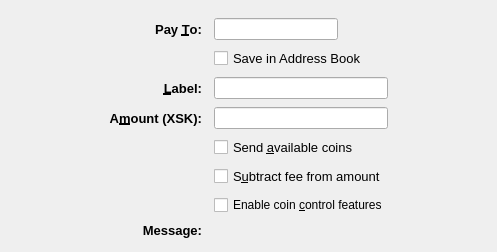
<?xml version="1.0" encoding="UTF-8"?>
<ui version="4.0">
 <class>SendCoinsEntry</class>
 <widget class="QStackedWidget" name="SendCoinsEntry">
  <property name="focusPolicy">
   <enum>Qt::TabFocus</enum>
  </property>
  <property name="autoFillBackground">
   <bool>false</bool>
  </property>
  <property name="currentIndex">
   <number>0</number>
  </property>
  <widget class="QFrame" name="SendCoins">
   <property name="frameShape">
    <enum>QFrame::NoFrame</enum>
   </property>
   <layout class="QGridLayout" name="gridLayout">
    <property name="topMargin">
     <number>8</number>
    </property>
    <property name="bottomMargin">
     <number>4</number>
    </property>
    <property name="horizontalSpacing">
     <number>12</number>
    </property>
    <property name="verticalSpacing">
     <number>8</number>
    </property>
    <item row="1" column="0">
     <spacer name="horizontalSpacer">
      <property name="orientation">
       <enum>Qt::Horizontal</enum>
      </property>
      <property name="sizeType">
       <enum>QSizePolicy::Maximum</enum>
      </property>
      <property name="sizeHint" stdset="0">
       <size>
        <width>100</width>
        <height>20</height>
       </size>
      </property>
     </spacer>
    </item>
    <item row="3" column="2">
     <widget class="QLineEdit" name="addAsLabel">
      <property name="toolTip">
       <string>Enter a label for this address to add it to the list of used addresses</string>
      </property>
     </widget>
    </item>
    <item row="0" column="2">
     <spacer name="verticalSpacer">
      <property name="orientation">
       <enum>Qt::Vertical</enum>
      </property>
      <property name="sizeHint" stdset="0">
       <size>
        <width>20</width>
        <height>10</height>
       </size>
      </property>
     </spacer>
    </item>
    <item row="1" column="3">
     <spacer name="horizontalSpacer_2">
      <property name="orientation">
       <enum>Qt::Horizontal</enum>
      </property>
      <property name="sizeType">
       <enum>QSizePolicy::Maximum</enum>
      </property>
      <property name="sizeHint" stdset="0">
       <size>
        <width>100</width>
        <height>20</height>
       </size>
      </property>
     </spacer>
    </item>
    <item row="12" column="2">
     <widget class="QLabel" name="messageTextLabel">
      <property name="toolTip">
       <string>A message that was attached to the stakework: URI which will be stored with the transaction for your reference. Note: This message will not be sent over the StakeWork network.</string>
      </property>
      <property name="textFormat">
       <enum>Qt::PlainText</enum>
      </property>
     </widget>
    </item>
    <item row="1" column="1">
     <widget class="QLabel" name="payToLabel">
      <property name="font">
       <font>
        <pointsize>10</pointsize>
        <weight>75</weight>
        <bold>true</bold>
       </font>
      </property>
      <property name="text">
       <string>Pay &amp;To:</string>
      </property>
      <property name="alignment">
       <set>Qt::AlignRight|Qt::AlignTrailing|Qt::AlignVCenter</set>
      </property>
      <property name="buddy">
       <cstring>payTo</cstring>
      </property>
     </widget>
    </item>
    <item row="12" column="1">
     <widget class="QLabel" name="messageLabel">
      <property name="font">
       <font>
        <pointsize>10</pointsize>
        <weight>75</weight>
        <bold>true</bold>
       </font>
      </property>
      <property name="text">
       <string>Message:</string>
      </property>
      <property name="alignment">
       <set>Qt::AlignRight|Qt::AlignTrailing|Qt::AlignVCenter</set>
      </property>
     </widget>
    </item>
    <item row="6" column="2">
     <layout class="QHBoxLayout" name="horizontalLayoutAmount" stretch="0">
      <item>
       <widget class="StakeWorkAmountField" name="payAmount">
       </widget>
      </item>
     </layout>
    </item>
    <item row="3" column="1">
     <widget class="QLabel" name="labellLabel">
      <property name="font">
       <font>
        <pointsize>10</pointsize>
        <weight>75</weight>
        <bold>true</bold>
       </font>
      </property>
      <property name="text">
       <string>&amp;Label:</string>
      </property>
      <property name="alignment">
       <set>Qt::AlignRight|Qt::AlignTrailing|Qt::AlignVCenter</set>
      </property>
      <property name="buddy">
       <cstring>addAsLabel</cstring>
      </property>
     </widget>
    </item>
    <item row="1" column="2">
     <layout class="QHBoxLayout" name="payToLayout">
      <property name="spacing">
       <number>0</number>
      </property>
      <item>
       <widget class="QValidatedLineEdit" name="payTo">
        <property name="toolTip">
         <string>The StakeWork address to send the payment to</string>
        </property>
       </widget>
      </item>
      <item>
       <widget class="QPushButton" name="addressBookButton">
        <property name="icon">
         <iconset resource="../stakework.qrc">
          <normaloff>:/icons/address-book</normaloff>:/icons/address-book</iconset>
        </property>
        <property name="flat">
         <bool>true</bool>
        </property>
        <property name="shortcut">
         <string>Alt+A</string>
        </property>
       </widget>
      </item>
      <item>
       <spacer name="horizontalSpacer_3">
        <property name="orientation">
         <enum>Qt::Horizontal</enum>
        </property>
        <property name="sizeType">
         <enum>QSizePolicy::Maximum</enum>
        </property>
        <property name="sizeHint" stdset="0">
         <size>
          <width>10</width>
          <height>20</height>
         </size>
        </property>
       </spacer>
      </item>
     </layout>
    </item>
    <item row="10" column="2">
     <spacer name="verticalSpacer_3">
      <property name="orientation">
       <enum>Qt::Vertical</enum>
      </property>
      <property name="sizeHint" stdset="0">
       <size>
        <width>20</width>
        <height>10</height>
       </size>
      </property>
     </spacer>
    </item>
    <item row="2" column="2">
     <widget class="QCheckBox" name="addressBookCheckBox">
      <property name="font">
       <font>
        <pointsize>10</pointsize>
       </font>
      </property>
      <property name="text">
       <string>Save in Address Book</string>
      </property>
      <property name="toolTip">
       <string>Save this address in the address book for later reference.</string>
      </property>
     </widget>
    </item>
    <item row="6" column="1">
     <widget class="QLabel" name="amountLabel">
      <property name="font">
       <font>
        <pointsize>10</pointsize>
        <weight>75</weight>
        <bold>true</bold>
       </font>
      </property>
      <property name="text">
       <string>A&amp;mount (XSK):</string>
      </property>
      <property name="alignment">
       <set>Qt::AlignRight|Qt::AlignTrailing|Qt::AlignVCenter</set>
      </property>
      <property name="buddy">
       <cstring>payAmount</cstring>
      </property>
      <property name="toolTip">
       <string>How much do you want to send?</string>
      </property>
     </widget>
    </item>
    <item row="13" column="2">
     <spacer name="verticalSpacer_2">
      <property name="orientation">
       <enum>Qt::Vertical</enum>
      </property>
      <property name="sizeHint" stdset="0">
       <size>
        <width>20</width>
        <height>10</height>
       </size>
      </property>
     </spacer>
    </item>
    <item row="7" column="2">
     <widget class="QCheckBox" name="checkboxUseFullAmount">
      <property name="font">
       <font>
        <pointsize>10</pointsize>
       </font>
      </property>
      <property name="toolTip">
       <string>Should we use all available balance to send?</string>
      </property>
      <property name="text">
       <string>Send &amp;available coins</string>
      </property>
     </widget>
    </item>
    <item row="8" column="2">
     <widget class="QCheckBox" name="checkboxSubtractFeeFromAmount">
      <property name="font">
       <font>
        <pointsize>10</pointsize>
       </font>
      </property>
      <property name="toolTip">
       <string>The fee will be deducted from the amount being sent. The recipient will receive less stakeworks than you enter in the amount field. If multiple recipients are selected, the fee is split equally.</string>
      </property>
      <property name="text">
       <string>S&amp;ubtract fee from amount</string>
      </property>
     </widget>
    </item>
    <item row="10" column="2">
     <widget class="QCheckBox" name="checkboxCoinControl">
      <property name="toolTip">
       <string>Whether to show coin control features or not.</string>
      </property>
      <property name="text">
       <string>Enable coin &amp;control features</string>
      </property>
     </widget>
    </item>
   </layout>
  </widget>
  <widget class="QFrame" name="SendCoins_UnauthenticatedPaymentRequest">
   <property name="visible">
    <bool>false</bool>
   </property>
   <property name="palette">
    <palette>
     <active>
      <colorrole role="WindowText">
       <brush brushstyle="SolidPattern">
        <color alpha="255">
         <red>0</red>
         <green>0</green>
         <blue>0</blue>
        </color>
       </brush>
      </colorrole>
      <colorrole role="Button">
       <brush brushstyle="SolidPattern">
        <color alpha="255">
         <red>239</red>
         <green>241</green>
         <blue>244</blue>
        </color>
       </brush>
      </colorrole>
      <colorrole role="Light">
       <brush brushstyle="SolidPattern">
        <color alpha="255">
         <red>255</red>
         <green>255</green>
         <blue>255</blue>
        </color>
       </brush>
      </colorrole>
      <colorrole role="Midlight">
       <brush brushstyle="SolidPattern">
        <color alpha="255">
         <red>255</red>
         <green>255</green>
         <blue>191</blue>
        </color>
       </brush>
      </colorrole>
      <colorrole role="Dark">
       <brush brushstyle="SolidPattern">
        <color alpha="255">
         <red>127</red>
         <green>127</green>
         <blue>63</blue>
        </color>
       </brush>
      </colorrole>
      <colorrole role="Mid">
       <brush brushstyle="SolidPattern">
        <color alpha="255">
         <red>170</red>
         <green>170</green>
         <blue>84</blue>
        </color>
       </brush>
      </colorrole>
      <colorrole role="Text">
       <brush brushstyle="SolidPattern">
        <color alpha="255">
         <red>0</red>
         <green>0</green>
         <blue>0</blue>
        </color>
       </brush>
      </colorrole>
      <colorrole role="BrightText">
       <brush brushstyle="SolidPattern">
        <color alpha="255">
         <red>255</red>
         <green>255</green>
         <blue>255</blue>
        </color>
       </brush>
      </colorrole>
      <colorrole role="ButtonText">
       <brush brushstyle="SolidPattern">
        <color alpha="255">
         <red>0</red>
         <green>0</green>
         <blue>0</blue>
        </color>
       </brush>
      </colorrole>
      <colorrole role="Base">
       <brush brushstyle="SolidPattern">
        <color alpha="255">
         <red>239</red>
         <green>241</green>
         <blue>244</blue>
        </color>
       </brush>
      </colorrole>
      <colorrole role="Window">
       <brush brushstyle="SolidPattern">
        <color alpha="255">
         <red>239</red>
         <green>241</green>
         <blue>244</blue>
        </color>
       </brush>
      </colorrole>
      <colorrole role="Shadow">
       <brush brushstyle="SolidPattern">
        <color alpha="255">
         <red>0</red>
         <green>0</green>
         <blue>0</blue>
        </color>
       </brush>
      </colorrole>
      <colorrole role="AlternateBase">
       <brush brushstyle="SolidPattern">
        <color alpha="255">
         <red>255</red>
         <green>255</green>
         <blue>191</blue>
        </color>
       </brush>
      </colorrole>
      <colorrole role="ToolTipBase">
       <brush brushstyle="SolidPattern">
        <color alpha="255">
         <red>255</red>
         <green>255</green>
         <blue>220</blue>
        </color>
       </brush>
      </colorrole>
      <colorrole role="ToolTipText">
       <brush brushstyle="SolidPattern">
        <color alpha="255">
         <red>0</red>
         <green>0</green>
         <blue>0</blue>
        </color>
       </brush>
      </colorrole>
     </active>
     <inactive>
      <colorrole role="WindowText">
       <brush brushstyle="SolidPattern">
        <color alpha="255">
         <red>0</red>
         <green>0</green>
         <blue>0</blue>
        </color>
       </brush>
      </colorrole>
      <colorrole role="Button">
       <brush brushstyle="SolidPattern">
        <color alpha="255">
         <red>239</red>
         <green>241</green>
         <blue>244</blue>
        </color>
       </brush>
      </colorrole>
      <colorrole role="Light">
       <brush brushstyle="SolidPattern">
        <color alpha="255">
         <red>255</red>
         <green>255</green>
         <blue>255</blue>
        </color>
       </brush>
      </colorrole>
      <colorrole role="Midlight">
       <brush brushstyle="SolidPattern">
        <color alpha="255">
         <red>255</red>
         <green>255</green>
         <blue>191</blue>
        </color>
       </brush>
      </colorrole>
      <colorrole role="Dark">
       <brush brushstyle="SolidPattern">
        <color alpha="255">
         <red>127</red>
         <green>127</green>
         <blue>63</blue>
        </color>
       </brush>
      </colorrole>
      <colorrole role="Mid">
       <brush brushstyle="SolidPattern">
        <color alpha="255">
         <red>170</red>
         <green>170</green>
         <blue>84</blue>
        </color>
       </brush>
      </colorrole>
      <colorrole role="Text">
       <brush brushstyle="SolidPattern">
        <color alpha="255">
         <red>0</red>
         <green>0</green>
         <blue>0</blue>
        </color>
       </brush>
      </colorrole>
      <colorrole role="BrightText">
       <brush brushstyle="SolidPattern">
        <color alpha="255">
         <red>255</red>
         <green>255</green>
         <blue>255</blue>
        </color>
       </brush>
      </colorrole>
      <colorrole role="ButtonText">
       <brush brushstyle="SolidPattern">
        <color alpha="255">
         <red>0</red>
         <green>0</green>
         <blue>0</blue>
        </color>
       </brush>
      </colorrole>
      <colorrole role="Base">
       <brush brushstyle="SolidPattern">
        <color alpha="255">
         <red>239</red>
         <green>241</green>
         <blue>244</blue>
        </color>
       </brush>
      </colorrole>
      <colorrole role="Window">
       <brush brushstyle="SolidPattern">
        <color alpha="255">
         <red>239</red>
         <green>241</green>
         <blue>244</blue>
        </color>
       </brush>
      </colorrole>
      <colorrole role="Shadow">
       <brush brushstyle="SolidPattern">
        <color alpha="255">
         <red>0</red>
         <green>0</green>
         <blue>0</blue>
        </color>
       </brush>
      </colorrole>
      <colorrole role="AlternateBase">
       <brush brushstyle="SolidPattern">
        <color alpha="255">
         <red>255</red>
         <green>255</green>
         <blue>191</blue>
        </color>
       </brush>
      </colorrole>
      <colorrole role="ToolTipBase">
       <brush brushstyle="SolidPattern">
        <color alpha="255">
         <red>255</red>
         <green>255</green>
         <blue>220</blue>
        </color>
       </brush>
      </colorrole>
      <colorrole role="ToolTipText">
       <brush brushstyle="SolidPattern">
        <color alpha="255">
         <red>0</red>
         <green>0</green>
         <blue>0</blue>
        </color>
       </brush>
      </colorrole>
     </inactive>
     <disabled>
      <colorrole role="WindowText">
       <brush brushstyle="SolidPattern">
        <color alpha="255">
         <red>127</red>
         <green>127</green>
         <blue>63</blue>
        </color>
       </brush>
      </colorrole>
      <colorrole role="Button">
       <brush brushstyle="SolidPattern">
        <color alpha="255">
         <red>239</red>
         <green>241</green>
         <blue>244</blue>
        </color>
       </brush>
      </colorrole>
      <colorrole role="Light">
       <brush brushstyle="SolidPattern">
        <color alpha="255">
         <red>255</red>
         <green>255</green>
         <blue>255</blue>
        </color>
       </brush>
      </colorrole>
      <colorrole role="Midlight">
       <brush brushstyle="SolidPattern">
        <color alpha="255">
         <red>255</red>
         <green>255</green>
         <blue>191</blue>
        </color>
       </brush>
      </colorrole>
      <colorrole role="Dark">
       <brush brushstyle="SolidPattern">
        <color alpha="255">
         <red>127</red>
         <green>127</green>
         <blue>63</blue>
        </color>
       </brush>
      </colorrole>
      <colorrole role="Mid">
       <brush brushstyle="SolidPattern">
        <color alpha="255">
         <red>170</red>
         <green>170</green>
         <blue>84</blue>
        </color>
       </brush>
      </colorrole>
      <colorrole role="Text">
       <brush brushstyle="SolidPattern">
        <color alpha="255">
         <red>127</red>
         <green>127</green>
         <blue>63</blue>
        </color>
       </brush>
      </colorrole>
      <colorrole role="BrightText">
       <brush brushstyle="SolidPattern">
        <color alpha="255">
         <red>255</red>
         <green>255</green>
         <blue>255</blue>
        </color>
       </brush>
      </colorrole>
      <colorrole role="ButtonText">
       <brush brushstyle="SolidPattern">
        <color alpha="255">
         <red>127</red>
         <green>127</green>
         <blue>63</blue>
        </color>
       </brush>
      </colorrole>
      <colorrole role="Base">
       <brush brushstyle="SolidPattern">
        <color alpha="255">
         <red>239</red>
         <green>241</green>
         <blue>244</blue>
        </color>
       </brush>
      </colorrole>
      <colorrole role="Window">
       <brush brushstyle="SolidPattern">
        <color alpha="255">
         <red>239</red>
         <green>241</green>
         <blue>244</blue>
        </color>
       </brush>
      </colorrole>
      <colorrole role="Shadow">
       <brush brushstyle="SolidPattern">
        <color alpha="255">
         <red>0</red>
         <green>0</green>
         <blue>0</blue>
        </color>
       </brush>
      </colorrole>
      <colorrole role="AlternateBase">
       <brush brushstyle="SolidPattern">
        <color alpha="255">
         <red>255</red>
         <green>255</green>
         <blue>127</blue>
        </color>
       </brush>
      </colorrole>
      <colorrole role="ToolTipBase">
       <brush brushstyle="SolidPattern">
        <color alpha="255">
         <red>255</red>
         <green>255</green>
         <blue>220</blue>
        </color>
       </brush>
      </colorrole>
      <colorrole role="ToolTipText">
       <brush brushstyle="SolidPattern">
        <color alpha="255">
         <red>0</red>
         <green>0</green>
         <blue>0</blue>
        </color>
       </brush>
      </colorrole>
     </disabled>
    </palette>
   </property>
   <property name="toolTip">
    <string>This is an unauthenticated payment request.</string>
   </property>
   <property name="autoFillBackground">
    <bool>false</bool>
   </property>
   <property name="frameShape">
    <enum>QFrame::NoFrame</enum>
   </property>
   <layout class="QGridLayout" name="gridLayout_is">
    <property name="spacing">
     <number>12</number>
    </property>
    <item row="0" column="0">
     <widget class="QLabel" name="payToLabel_is">
      <property name="text">
       <string>Pay To:</string>
      </property>
      <property name="alignment">
       <set>Qt::AlignRight|Qt::AlignTrailing|Qt::AlignVCenter</set>
      </property>
     </widget>
    </item>
    <item row="0" column="1">
     <layout class="QHBoxLayout" name="payToLayout_is">
      <property name="spacing">
       <number>0</number>
      </property>
      <item>
       <widget class="QLabel" name="payTo_is">
       </widget>
      </item>
      <item>
       <widget class="QToolButton" name="deleteButton_is">
        <property name="toolTip">
         <string>Remove this entry</string>
        </property>
        <property name="text">
         <string/>
        </property>
        <property name="icon">
         <iconset resource="../stakework.qrc">
          <normaloff>:/icons/remove</normaloff>:/icons/remove</iconset>
        </property>
       </widget>
      </item>
     </layout>
    </item>
    <item row="1" column="0">
     <widget class="QLabel" name="memoLabel_is">
      <property name="text">
       <string>Memo:</string>
      </property>
      <property name="alignment">
       <set>Qt::AlignRight|Qt::AlignTrailing|Qt::AlignVCenter</set>
      </property>
     </widget>
    </item>
    <item row="1" column="1">
     <widget class="QLabel" name="memoTextLabel_is">
      <property name="textFormat">
       <enum>Qt::PlainText</enum>
      </property>
     </widget>
    </item>
    <item row="2" column="0">
     <widget class="QLabel" name="amountLabel_is">
      <property name="text">
       <string>A&amp;mount:</string>
      </property>
      <property name="alignment">
       <set>Qt::AlignRight|Qt::AlignTrailing|Qt::AlignVCenter</set>
      </property>
      <property name="buddy">
       <cstring>payAmount_is</cstring>
      </property>
     </widget>
    </item>
    <item row="2" column="1">
     <widget class="StakeWorkAmountField" name="payAmount_is">
      <property name="acceptDrops">
       <bool>false</bool>
      </property>
     </widget>
    </item>
   </layout>
  </widget>
  <widget class="QFrame" name="SendCoins_AuthenticatedPaymentRequest">
   <property name="visible">
    <bool>false</bool>
   </property>
   <property name="palette">
    <palette>
     <active>
      <colorrole role="WindowText">
       <brush brushstyle="SolidPattern">
        <color alpha="255">
         <red>0</red>
         <green>0</green>
         <blue>0</blue>
        </color>
       </brush>
      </colorrole>
      <colorrole role="Button">
       <brush brushstyle="SolidPattern">
        <color alpha="255">
         <red>239</red>
         <green>241</green>
         <blue>244</blue>
        </color>
       </brush>
      </colorrole>
      <colorrole role="Light">
       <brush brushstyle="SolidPattern">
        <color alpha="255">
         <red>230</red>
         <green>255</green>
         <blue>224</blue>
        </color>
       </brush>
      </colorrole>
      <colorrole role="Midlight">
       <brush brushstyle="SolidPattern">
        <color alpha="255">
         <red>185</red>
         <green>243</green>
         <blue>171</blue>
        </color>
       </brush>
      </colorrole>
      <colorrole role="Dark">
       <brush brushstyle="SolidPattern">
        <color alpha="255">
         <red>70</red>
         <green>116</green>
         <blue>59</blue>
        </color>
       </brush>
      </colorrole>
      <colorrole role="Mid">
       <brush brushstyle="SolidPattern">
        <color alpha="255">
         <red>93</red>
         <green>155</green>
         <blue>79</blue>
        </color>
       </brush>
      </colorrole>
      <colorrole role="Text">
       <brush brushstyle="SolidPattern">
        <color alpha="255">
         <red>0</red>
         <green>0</green>
         <blue>0</blue>
        </color>
       </brush>
      </colorrole>
      <colorrole role="BrightText">
       <brush brushstyle="SolidPattern">
        <color alpha="255">
         <red>155</red>
         <green>255</green>
         <blue>147</blue>
        </color>
       </brush>
      </colorrole>
      <colorrole role="ButtonText">
       <brush brushstyle="SolidPattern">
        <color alpha="255">
         <red>0</red>
         <green>0</green>
         <blue>0</blue>
        </color>
       </brush>
      </colorrole>
      <colorrole role="Base">
       <brush brushstyle="SolidPattern">
        <color alpha="255">
         <red>239</red>
         <green>241</green>
         <blue>244</blue>
        </color>
       </brush>
      </colorrole>
      <colorrole role="Window">
       <brush brushstyle="SolidPattern">
        <color alpha="255">
         <red>239</red>
         <green>241</green>
         <blue>244</blue>
        </color>
       </brush>
      </colorrole>
      <colorrole role="Shadow">
       <brush brushstyle="SolidPattern">
        <color alpha="255">
         <red>0</red>
         <green>0</green>
         <blue>0</blue>
        </color>
       </brush>
      </colorrole>
      <colorrole role="AlternateBase">
       <brush brushstyle="SolidPattern">
        <color alpha="255">
         <red>197</red>
         <green>243</green>
         <blue>187</blue>
        </color>
       </brush>
      </colorrole>
      <colorrole role="NoRole">
       <brush brushstyle="SolidPattern">
        <color alpha="255">
         <red>125</red>
         <green>194</green>
         <blue>122</blue>
        </color>
       </brush>
      </colorrole>
      <colorrole role="ToolTipBase">
       <brush brushstyle="SolidPattern">
        <color alpha="255">
         <red>255</red>
         <green>255</green>
         <blue>220</blue>
        </color>
       </brush>
      </colorrole>
      <colorrole role="ToolTipText">
       <brush brushstyle="SolidPattern">
        <color alpha="255">
         <red>0</red>
         <green>0</green>
         <blue>0</blue>
        </color>
       </brush>
      </colorrole>
     </active>
     <inactive>
      <colorrole role="WindowText">
       <brush brushstyle="SolidPattern">
        <color alpha="255">
         <red>0</red>
         <green>0</green>
         <blue>0</blue>
        </color>
       </brush>
      </colorrole>
      <colorrole role="Button">
       <brush brushstyle="SolidPattern">
        <color alpha="255">
         <red>239</red>
         <green>241</green>
         <blue>244</blue>
        </color>
       </brush>
      </colorrole>
      <colorrole role="Light">
       <brush brushstyle="SolidPattern">
        <color alpha="255">
         <red>230</red>
         <green>255</green>
         <blue>224</blue>
        </color>
       </brush>
      </colorrole>
      <colorrole role="Midlight">
       <brush brushstyle="SolidPattern">
        <color alpha="255">
         <red>185</red>
         <green>243</green>
         <blue>171</blue>
        </color>
       </brush>
      </colorrole>
      <colorrole role="Dark">
       <brush brushstyle="SolidPattern">
        <color alpha="255">
         <red>70</red>
         <green>116</green>
         <blue>59</blue>
        </color>
       </brush>
      </colorrole>
      <colorrole role="Mid">
       <brush brushstyle="SolidPattern">
        <color alpha="255">
         <red>93</red>
         <green>155</green>
         <blue>79</blue>
        </color>
       </brush>
      </colorrole>
      <colorrole role="Text">
       <brush brushstyle="SolidPattern">
        <color alpha="255">
         <red>0</red>
         <green>0</green>
         <blue>0</blue>
        </color>
       </brush>
      </colorrole>
      <colorrole role="BrightText">
       <brush brushstyle="SolidPattern">
        <color alpha="255">
         <red>155</red>
         <green>255</green>
         <blue>147</blue>
        </color>
       </brush>
      </colorrole>
      <colorrole role="ButtonText">
       <brush brushstyle="SolidPattern">
        <color alpha="255">
         <red>0</red>
         <green>0</green>
         <blue>0</blue>
        </color>
       </brush>
      </colorrole>
      <colorrole role="Base">
       <brush brushstyle="SolidPattern">
        <color alpha="255">
         <red>239</red>
         <green>241</green>
         <blue>244</blue>
        </color>
       </brush>
      </colorrole>
      <colorrole role="Window">
       <brush brushstyle="SolidPattern">
        <color alpha="255">
         <red>239</red>
         <green>241</green>
         <blue>244</blue>
        </color>
       </brush>
      </colorrole>
      <colorrole role="Shadow">
       <brush brushstyle="SolidPattern">
        <color alpha="255">
         <red>0</red>
         <green>0</green>
         <blue>0</blue>
        </color>
       </brush>
      </colorrole>
      <colorrole role="AlternateBase">
       <brush brushstyle="SolidPattern">
        <color alpha="255">
         <red>197</red>
         <green>243</green>
         <blue>187</blue>
        </color>
       </brush>
      </colorrole>
      <colorrole role="NoRole">
       <brush brushstyle="SolidPattern">
        <color alpha="255">
         <red>125</red>
         <green>194</green>
         <blue>122</blue>
        </color>
       </brush>
      </colorrole>
      <colorrole role="ToolTipBase">
       <brush brushstyle="SolidPattern">
        <color alpha="255">
         <red>255</red>
         <green>255</green>
         <blue>220</blue>
        </color>
       </brush>
      </colorrole>
      <colorrole role="ToolTipText">
       <brush brushstyle="SolidPattern">
        <color alpha="255">
         <red>0</red>
         <green>0</green>
         <blue>0</blue>
        </color>
       </brush>
      </colorrole>
     </inactive>
     <disabled>
      <colorrole role="WindowText">
       <brush brushstyle="SolidPattern">
        <color alpha="255">
         <red>70</red>
         <green>116</green>
         <blue>59</blue>
        </color>
       </brush>
      </colorrole>
      <colorrole role="Button">
       <brush brushstyle="SolidPattern">
        <color alpha="255">
         <red>239</red>
         <green>241</green>
         <blue>244</blue>
        </color>
       </brush>
      </colorrole>
      <colorrole role="Light">
       <brush brushstyle="SolidPattern">
        <color alpha="255">
         <red>230</red>
         <green>255</green>
         <blue>224</blue>
        </color>
       </brush>
      </colorrole>
      <colorrole role="Midlight">
       <brush brushstyle="SolidPattern">
        <color alpha="255">
         <red>185</red>
         <green>243</green>
         <blue>171</blue>
        </color>
       </brush>
      </colorrole>
      <colorrole role="Dark">
       <brush brushstyle="SolidPattern">
        <color alpha="255">
         <red>70</red>
         <green>116</green>
         <blue>59</blue>
        </color>
       </brush>
      </colorrole>
      <colorrole role="Mid">
       <brush brushstyle="SolidPattern">
        <color alpha="255">
         <red>93</red>
         <green>155</green>
         <blue>79</blue>
        </color>
       </brush>
      </colorrole>
      <colorrole role="Text">
       <brush brushstyle="SolidPattern">
        <color alpha="255">
         <red>70</red>
         <green>116</green>
         <blue>59</blue>
        </color>
       </brush>
      </colorrole>
      <colorrole role="BrightText">
       <brush brushstyle="SolidPattern">
        <color alpha="255">
         <red>155</red>
         <green>255</green>
         <blue>147</blue>
        </color>
       </brush>
      </colorrole>
      <colorrole role="ButtonText">
       <brush brushstyle="SolidPattern">
        <color alpha="255">
         <red>70</red>
         <green>116</green>
         <blue>59</blue>
        </color>
       </brush>
      </colorrole>
      <colorrole role="Base">
       <brush brushstyle="SolidPattern">
        <color alpha="255">
         <red>239</red>
         <green>241</green>
         <blue>244</blue>
        </color>
       </brush>
      </colorrole>
      <colorrole role="Window">
       <brush brushstyle="SolidPattern">
        <color alpha="255">
         <red>239</red>
         <green>241</green>
         <blue>244</blue>
        </color>
       </brush>
      </colorrole>
      <colorrole role="Shadow">
       <brush brushstyle="SolidPattern">
        <color alpha="255">
         <red>0</red>
         <green>0</green>
         <blue>0</blue>
        </color>
       </brush>
      </colorrole>
      <colorrole role="AlternateBase">
       <brush brushstyle="SolidPattern">
        <color alpha="255">
         <red>140</red>
         <green>232</green>
         <blue>119</blue>
        </color>
       </brush>
      </colorrole>
      <colorrole role="NoRole">
       <brush brushstyle="SolidPattern">
        <color alpha="255">
         <red>125</red>
         <green>194</green>
         <blue>122</blue>
        </color>
       </brush>
      </colorrole>
      <colorrole role="ToolTipBase">
       <brush brushstyle="SolidPattern">
        <color alpha="255">
         <red>255</red>
         <green>255</green>
         <blue>220</blue>
        </color>
       </brush>
      </colorrole>
      <colorrole role="ToolTipText">
       <brush brushstyle="SolidPattern">
        <color alpha="255">
         <red>0</red>
         <green>0</green>
         <blue>0</blue>
        </color>
       </brush>
      </colorrole>
     </disabled>
    </palette>
   </property>
   <property name="toolTip">
    <string>This is an authenticated payment request.</string>
   </property>
   <property name="autoFillBackground">
    <bool>false</bool>
   </property>
   <property name="frameShape">
    <enum>QFrame::NoFrame</enum>
   </property>
   <layout class="QGridLayout" name="gridLayout_s">
    <property name="spacing">
     <number>12</number>
    </property>
    <item row="0" column="0">
     <widget class="QLabel" name="payToLabel_s">
      <property name="text">
       <string>Pay To:</string>
      </property>
      <property name="alignment">
       <set>Qt::AlignRight|Qt::AlignTrailing|Qt::AlignVCenter</set>
      </property>
     </widget>
    </item>
    <item row="0" column="1">
     <layout class="QHBoxLayout" name="payToLayout_s">
      <property name="spacing">
       <number>0</number>
      </property>
      <item>
       <widget class="QLabel" name="payTo_s">
        <property name="textFormat">
         <enum>Qt::PlainText</enum>
        </property>
       </widget>
      </item>
      <item>
       <widget class="QToolButton" name="deleteButton_s">
        <property name="toolTip">
         <string>Remove this entry</string>
        </property>
        <property name="text">
         <string/>
        </property>
        <property name="icon">
         <iconset resource="../stakework.qrc">
          <normaloff>:/icons/remove</normaloff>:/icons/remove</iconset>
        </property>
       </widget>
      </item>
     </layout>
    </item>
    <item row="1" column="0">
     <widget class="QLabel" name="memoLabel_s">
      <property name="text">
       <string>Memo:</string>
      </property>
      <property name="alignment">
       <set>Qt::AlignRight|Qt::AlignTrailing|Qt::AlignVCenter</set>
      </property>
     </widget>
    </item>
    <item row="1" column="1">
     <widget class="QLabel" name="memoTextLabel_s">
      <property name="textFormat">
       <enum>Qt::PlainText</enum>
      </property>
     </widget>
    </item>
    <item row="2" column="0">
     <widget class="QLabel" name="amountLabel_s">
      <property name="text">
       <string>A&amp;mount:</string>
      </property>
      <property name="alignment">
       <set>Qt::AlignRight|Qt::AlignTrailing|Qt::AlignVCenter</set>
      </property>
      <property name="buddy">
       <cstring>payAmount_s</cstring>
      </property>
     </widget>
    </item>
    <item row="2" column="1">
     <widget class="StakeWorkAmountField" name="payAmount_s">
      <property name="acceptDrops">
       <bool>false</bool>
      </property>
     </widget>
    </item>
   </layout>
  </widget>
 </widget>
 <customwidgets>
  <customwidget>
   <class>QValidatedLineEdit</class>
   <extends>QLineEdit</extends>
   <header>qvalidatedlineedit.h</header>
  </customwidget>
  <customwidget>
   <class>StakeWorkAmountField</class>
   <extends>QLineEdit</extends>
   <header>stakeworkamountfield.h</header>
   <container>1</container>
  </customwidget>
 </customwidgets>
 <tabstops>
  <tabstop>payTo</tabstop>
  <tabstop>addressBookButton</tabstop>
  <tabstop>payAmount</tabstop>
  <tabstop>payAmount_is</tabstop>
  <tabstop>deleteButton_is</tabstop>
  <tabstop>payAmount_s</tabstop>
  <tabstop>deleteButton_s</tabstop>
 </tabstops>
 <resources>
  <include location="../stakework.qrc"/>
 </resources>
 <connections/>
</ui>
